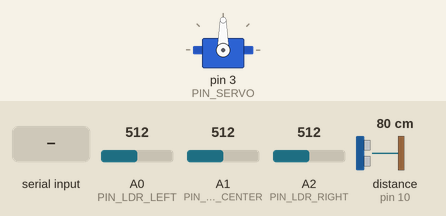
A sketch run on a simulated Arduino Uno, built with avr-gcc and run on an emulated ATmega328P. Shown: servo. Wiring (inferred from the names in the program): ultrasonic range finder: trigger pin 9; echo pin 10. Inputs (shaded band) come from the test bench; at power-on: distance to the obstacle (sensor on pin 10) 80 cm, A0 (PIN_LDR_LEFT) = 512, A1 (PIN_LDR_CENTER) = 512, A2 (PIN_LDR_RIGHT) = 512. The echo pulse lasts 58.3 µs per cm; what the sketch prints to the serial monitor is not drawn.

Above: at 1.2 s.
1.3 s: "SERVO:\n" received over Serial
At 2.2 s:
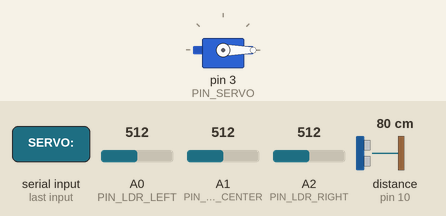
2.8 s: distance to the obstacle (sensor on pin 10) set to 14 cm
4.3 s: distance to the obstacle (sensor on pin 10) set to 11 cm
6.5 s: A0 (PIN_LDR_LEFT) set to 110
9.5 s: A0 (PIN_LDR_LEFT) set to 94
12.5 s: A1 (PIN_LDR_CENTER) set to 107
15.5 s: A1 (PIN_LDR_CENTER) set to 88
Timing chart, 0 to 18.5 s (numbered marks = the images above; inputs shaded):
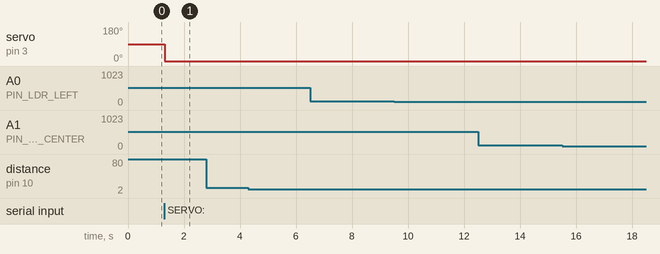

The sketch:

aurora01_telemetry.ino
```cpp
/*
 * =====================================================================
 * AURORA-01 SPACECRAFT TELEMETRY & COMMAND FIRMWARE
 * Target Hardware: Arduino UNO (ATmega328P)
 * Communication Link: USB OTG (Hardware Serial, 9600 Baud)
 * Protocol: Newline-delimited JSON (NDJSON)
 * =====================================================================
 *
 * Pinout Configuration:
 * - A0: Left LDR (with 10k pulldown)
 * - A1: Center LDR (with 10k pulldown)
 * - A2: Right LDR (with 10k pulldown)
 * - A4: I2C SDA (INA219 Power Monitor & MPU6050 6-DoF)
 * - A5: I2C SCL (INA219 Power Monitor & MPU6050 6-DoF)
 * - Pin 9: HC-SR04 Ultrasonic Trigger
 * - Pin 10: HC-SR04 Ultrasonic Echo
 * - Pin 3: SG90 Servo PWM (Power servo from external 5V, NEVER phone USB!)
 * - Hardware Serial (Pins 0/1 to USB): 9600 baud, 8N1
 */

#include <Wire.h>
#include <Servo.h>

// Subsystem Pins
const int PIN_LDR_LEFT = A0;
const int PIN_LDR_CENTER = A1;
const int PIN_LDR_RIGHT = A2;
const int PIN_TRIG = 9;
const int PIN_ECHO = 10;
const int PIN_SERVO = 3;

Servo solarServo;

// Operational state
String currentMode = "NORMAL";
int currentServoAngle = 90;
unsigned long lastTelemetryTime = 0;
const unsigned long TELEMETRY_INTERVAL_MS = 500; // 2 Hz telemetry stream

// Serial input buffer
String inputCommandBuffer = "";

void setup() {
  // Initialize Hardware USB Serial at 9600 Baud
  Serial.begin(9600);
  while (!Serial) {
    ; // Wait for serial port to connect (native USB boards)
  }

  // Ultrasonic sensor pins
  pinMode(PIN_TRIG, OUTPUT);
  pinMode(PIN_ECHO, INPUT);
  digitalWrite(PIN_TRIG, LOW);

  // Initialize Servo
  solarServo.attach(PIN_SERVO);
  solarServo.write(currentServoAngle);

  // Initialize I2C Bus for INA219 / MPU6050
  Wire.begin();

  // Send initial boot confirmation packet
  Serial.println("{\"type\":\"ack\",\"command\":\"SYSTEM_BOOT\",\"status\":\"OK\",\"version\":\"2.4.0\"}");
}

// Read Ultrasonic Distance in cm (HC-SR04)
float readDistanceCm() {
  digitalWrite(PIN_TRIG, LOW);
  delayMicroseconds(2);
  digitalWrite(PIN_TRIG, HIGH);
  delayMicroseconds(10);
  digitalWrite(PIN_TRIG, LOW);

  unsigned long duration = pulseIn(PIN_ECHO, HIGH, 30000); // 30ms timeout (~500cm)
  if (duration == 0) {
    return 35.0; // Nominal fallback if sensor not attached during testing
  }
  return (duration * 0.0343) / 2.0;
}

// Process incoming command from Android Ground Station
void handleIncomingCommand(String cmd) {
  cmd.trim();
  if (cmd.length() == 0) return;

  if (cmd.equalsIgnoreCase("PING")) {
    Serial.println("{\"type\":\"pong\"}");
    return;
  }

  if (cmd.startsWith("MODE:")) {
    String newMode = cmd.substring(5);
    newMode.toUpperCase();
    if (newMode == "NORMAL" || newMode == "POWER_SAVE" || newMode == "SAFE") {
      currentMode = newMode;
      Serial.print("{\"type\":\"ack\",\"command\":\"MODE:");
      Serial.print(currentMode);
      Serial.println("\",\"status\":\"OK\"}");
    } else {
      Serial.print("{\"type\":\"ack\",\"command\":\"");
      Serial.print(cmd);
      Serial.println("\",\"status\":\"REJECTED_UNKNOWN_MODE\"}");
    }
    return;
  }

  if (cmd.startsWith("SERVO:")) {
    int angle = cmd.substring(6).toInt();
    if (angle >= 0 && angle <= 180) {
      currentServoAngle = angle;
      solarServo.write(currentServoAngle);
      Serial.print("{\"type\":\"ack\",\"command\":\"SERVO:");
      Serial.print(currentServoAngle);
      Serial.println("\",\"status\":\"OK\"}");
    } else {
      Serial.println("{\"type\":\"ack\",\"command\":\"SERVO\",\"status\":\"REJECTED_OUT_OF_BOUNDS\"}");
    }
    return;
  }

  // Unknown command rejection
  Serial.print("{\"type\":\"ack\",\"command\":\"");
  Serial.print(cmd);
  Serial.println("\",\"status\":\"UNKNOWN_COMMAND\"}");
}

void loop() {
  // 1. Process incoming commands from USB OTG link
  while (Serial.available() > 0) {
    char c = (char)Serial.read();
    if (c == '\n' || c == '\r') {
      if (inputCommandBuffer.length() > 0) {
        handleIncomingCommand(inputCommandBuffer);
        inputCommandBuffer = "";
      }
    } else if (inputCommandBuffer.length() < 120) {
      inputCommandBuffer += c;
    }
  }

  // 2. Transmit telemetry packet periodically
  unsigned long now = millis();
  if (now - lastTelemetryTime >= TELEMETRY_INTERVAL_MS) {
    lastTelemetryTime = now;

    // Read analog light sensors (0 - 1023)
    int ldrL = analogRead(PIN_LDR_LEFT);
    int ldrC = analogRead(PIN_LDR_CENTER);
    int ldrR = analogRead(PIN_LDR_RIGHT);

    // Read distance
    float distance = readDistanceCm();

    // In a full build with INA219/MPU6050 libraries installed, real I2C reads go here.
    // Calibrated baseline values for demonstration / bench testing:
    float busVoltage = 7.42;  // 2S Li-ion nominal
    int currentMA = (currentMode == "POWER_SAVE") ? 65 : (currentMode == "SAFE") ? 40 : 135;
    float tiltX = 1.2;
    float tiltY = -0.8;
    bool hazard = (distance < 12.0 || busVoltage < 6.5);

    // Construct and transmit newline-delimited JSON
    Serial.print("{\"type\":\"telemetry\"");
    Serial.print(",\"ldrLeft\":"); Serial.print(ldrL);
    Serial.print(",\"ldrCenter\":"); Serial.print(ldrC);
    Serial.print(",\"ldrRight\":"); Serial.print(ldrR);
    Serial.print(",\"distanceCm\":"); Serial.print(distance, 1);
    Serial.print(",\"tiltX\":"); Serial.print(tiltX, 1);
    Serial.print(",\"tiltY\":"); Serial.print(tiltY, 1);
    Serial.print(",\"servoAngle\":"); Serial.print(currentServoAngle);
    Serial.print(",\"voltage\":"); Serial.print(busVoltage, 2);
    Serial.print(",\"currentMA\":"); Serial.print(currentMA);
    Serial.print(",\"hazard\":"); Serial.print(hazard ? "true" : "false");
    Serial.print(",\"mode\":\""); Serial.print(currentMode);
    Serial.println("\"}");
  }
}
```

Measured:
- after the input at 1.3 s, servo on pin 3 (PIN_SERVO): 90° → 0° at once
- after the input at 2.8 s, every drawn part: stays the same
- after the input at 4.3 s, every drawn part: stays the same
- after the input at 6.5 s, every drawn part: stays the same
- after the input at 9.5 s, every drawn part: stays the same
- after the input at 12.5 s, every drawn part: stays the same
- after the input at 15.5 s, every drawn part: stays the same
